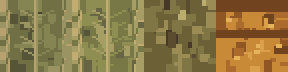
#> input picture assets-src/titan/noz/Noz_de_Duna_Atlas_32px.png, 144 x 36 px, found by its file name (shown 2 times larger)
$ python make-titan-noz-icone.py
#> lines starting #> are read from the running program, lines starting #| are printed output that depends on the picture
"""Ícone provisório de 32 × 32 px da Noz de Duna (ADR 0060): o pacote de arte do Drive trouxe a planta e a textura da casca, mas não o ícone de item.
Desenha uma noz ovalada com a paleta da célula da casca do atlas (`assets-src/titan/noz/Noz_de_Duna_Atlas_32px.png`), contorno escuro, luz do alto à esquerda e a fenda escura
ao meio. Troque o PNG de saída por arte própria quando existir e rode `make-titan-arte32.py`. Uso: python3 -I scripts/make-titan-noz-icone.py"""
import math
import random

from PIL import Image

SRC = 'assets-src/titan/noz/Noz_de_Duna_Atlas_32px.png'
OUT = 'assets-src/titan/arte32/Noz_de_Duna_Item_32px.png'


def main() -> None:
    atlas = Image.open(SRC).convert('RGB')
#> atlas is the input picture: PIL image 144x36 RGB; mean R, G, B 139.5, 120.3, 68.8
    shell = atlas.crop((36 * 3 + 2, 2, 36 * 3 + 34, 34))  # célula 4 = casca ocre com fenda
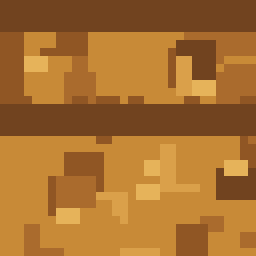
#> shell: PIL image 32x32 RGB (shown 8 times larger); mean R, G, B 168.2, 111.6, 47.1
    cols = sorted({shell.getpixel((x, y)) for x in range(32) for y in range(32)}, key=sum)
#> cols = [(113, 67, 31), (144, 86, 36), (170, 107, 45), (200, 138, 55), (218, 160, 74), (230, 179, 90)]
    n = len(cols)
#> n = 6
    dark, deep = cols[0], cols[max(1, n // 6)]
#> dark = (113, 67, 31); deep = (144, 86, 36)
    mid, light, spark = cols[n // 2], cols[(4 * n) // 5], cols[-1]
#> mid = (200, 138, 55); light = (218, 160, 74); spark = (230, 179, 90)
    outline = tuple(int(c * 0.45) for c in dark)
#> outline = (50, 30, 13)
    rnd = random.Random(16)
    img = Image.new('RGBA', (32, 32), (0, 0, 0, 0))
#> img: PIL image 32x32 RGBA; every value is 0
    cx, cy, rx, ry = 15.5, 17.0, 11.2, 9.0
    tilt = -0.35  # leve inclinação, como as nozes do modelo
    ct, st = math.cos(tilt), math.sin(tilt)

    def inside(x: float, y: float, k: float) -> float:
        dx, dy = x - cx, y - cy
        u, v = dx * ct + dy * st, -dx * st + dy * ct
        return (u / (rx * k)) ** 2 + (v / (ry * k)) ** 2

    for y in range(32):
        for x in range(32):
            d = inside(x + 0.5, y + 0.5, 1.0)
            if d > 1.0:
                continue
            if d > 0.80:
                img.putpixel((x, y), outline + (255,))
                continue
            dx, dy = x + 0.5 - cx, y + 0.5 - cy
            u, v = dx * ct + dy * st, -dx * st + dy * ct
            lit = -(dx * 0.6 + dy * 0.8) / 11 + 0.5 + rnd.uniform(-0.09, 0.09)  # luz do alto à esquerda
            c = spark if lit > 0.93 else light if lit > 0.68 else mid if lit > 0.38 else deep if lit > 0.16 else dark
            if abs(v) < 1.25 and abs(u) < rx * 0.86 and abs(u) > 0.0:  # fenda escura ao longo do eixo maior
                c = dark if abs(v) < 0.7 else deep
            img.putpixel((x, y), c + (255,))
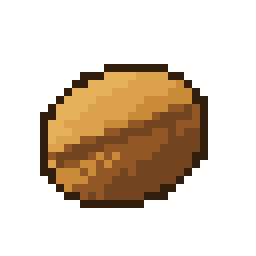
#> img: PIL image 32x32 RGBA (shown 8 times larger); mean R, G, B, A 43.8, 29.5, 13.3, 77.2; transparent parts drawn white
    # sombra suave sob a noz
    for x in range(8, 24):
        if img.getpixel((x, 27))[3] == 0 and img.getpixel((x, 26))[3] > 0:
            img.putpixel((x, 27), outline + (110,))
    img.save(OUT)
    print(OUT, img.size)
#| assets-src/titan/arte32/Noz_de_Duna_Item_32px.png (32, 32)


if __name__ == '__main__':
    main()
